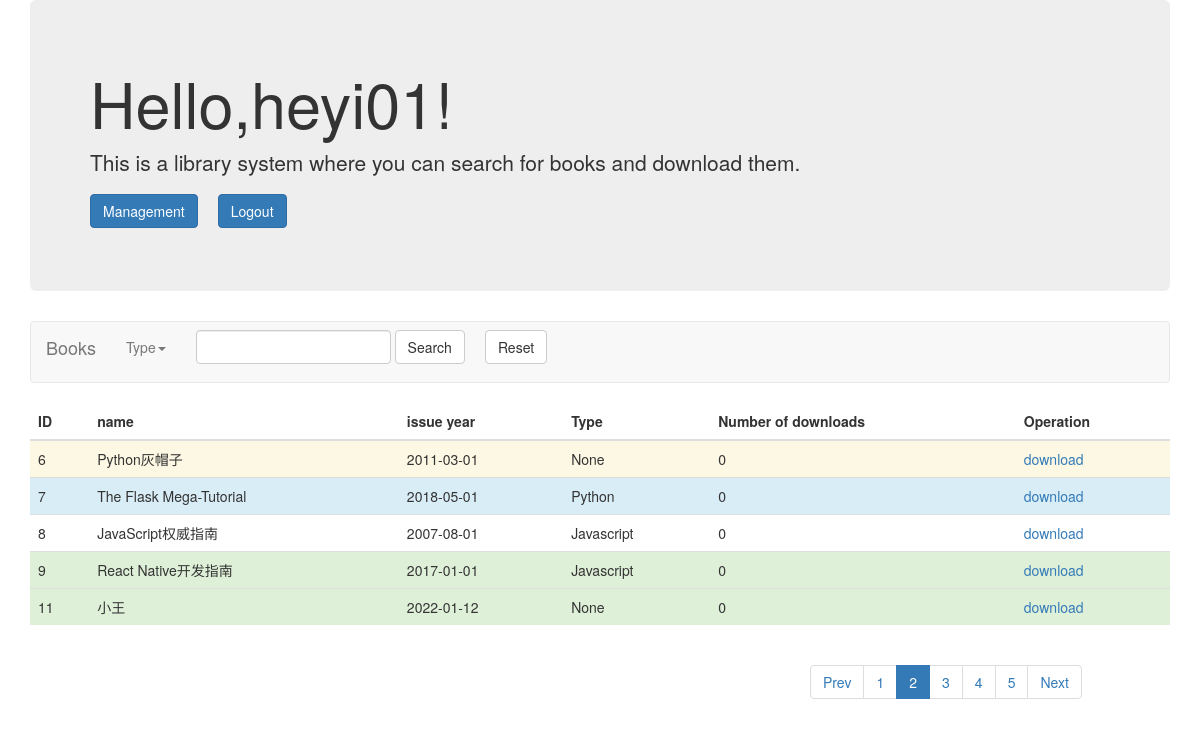
The page /home/page?number=2 (signed in) on the database its author committed.
### models.py (models this page shows, shortened)
class User(db.Model):
    username = db.Column(db.String(50),primary_key = True)
    hash_pwd = db.Column(db.String(100))
    salt = db.Column(db.String(100))
    group_id = db.Column(db.Integer)
    add_time = db.Column(db.String(50))

class Books(db.Model):
    id = db.Column(db.Integer,primary_key = True)
    book_name = db.Column(db.String(50))
    book_type = db.Column(db.String(50))
    book_introduction = db.Column(db.String(100))
    issue_year = db.Column(db.String(50))
    book_file_name = db.Column(db.String(50))
    add_book_time = db.Column(db.String(50))
    number_of_downloads = db.Column(db.Integer)

### app.py (the view)
@app.route("/home/page",methods = ['POST','GET'])
@login_required
@routing_permission_check
def home_page():
    number = request.args.get('number')
    try:
        number = int(number)
    except:
        return abort(404)
    else:
        form = SearchBookForms()
        if request.method =='GET':
            if number == 1:
                return redirect('home')
            username = session.get('user_id')
            dic1 = {'username':username,'active1':'','active2':'','active3':'','active4':'','active5':'','active_next':'','active_Prev':'','current_page_number':number}
            if 1<=number<=5:
                dic1['active'+str(number)] = 'active'
            elif number>5:
                dic1['active_next'] = 'active'
            offset_num = (int(number)-1)*5
            limit_num = 5
            book_info = Books.query.offset(offset_num).limit(limit_num).all()
            if len(book_info) ==0:
                book_info_list=[]
            else:
                book_info_list = []
                for i in book_info:
                    book_info_list.append(i.__dict__)
                for j in book_info_list:
                    del j['_sa_instance_state']
                    del j['add_book_time']
                    del j['book_file_name']
                style_list = ['success','info','warning','error','']
                for dict_data in book_info_list:
                    style_value = random.choice(style_list)
                    dict_data['style'] = style_value
            return render_template('home.html',form = form,dic1 = dic1,list1 = book_info_list)

### forms.py
class SearchBookForms(FlaskForm):
    book_name= StringField('book_name',validators = [DataRequired()])
    submit = SubmitField('submit')

### decorator.py (called while the page is built)
def login_required(func):
    @wraps(func)
    def inner(*args, **kwargs):
        user_id = session.get('user_id')
        if not user_id:
            return jsonify({'error':'User not logged in'}
                           )
        else:
            g.user_id = user_id
            return func(*args, **kwargs)
    return inner

### templates/home.html (shortened to what this page needs)
<!DOCTYPE html>
<html>
<head>
	<link rel="stylesheet" href="/static/css/bootstrap.min.css">
</head>
<body>
	<div class="container">
		<div class="row clearfix">
			<div class="col-md-12 column">
				<div class="jumbotron">
					<h1>
						Hello,{{ dic1['username'] }}!
					</h1>
					<p>
						This is a library system where you can search for books and download them.
					</p>
					<p>
						 <a class="btn btn-primary btn-large" href="/management/user">Management</a><a style="margin-left: 20px;" class="btn btn-primary btn-large" href="/logout">Logout</a>
					</p>
				</div>
				<nav  class="navbar navbar-default" role="navigation">
					<div class="navbar-header">
						 <a class="navbar-brand" href="#">Books</a>
					</div>
					<div class="collapse navbar-collapse" id="bs-example-navbar-collapse-1">
						<ul class="nav navbar-nav">
							<li class="dropdown">
								 <a href="#" class="dropdown-toggle" data-toggle="dropdown">Type<strong class="caret"></strong></a>
							</li>
						</ul>
						<form class="navbar-form navbar-left" role="search" action="/home/search/page?number=1" method="post" >
							<div class="form-group">
								<input type="text" class="form-control" name = "book_name" />
							</div> <button type="submit" class="btn btn-default">Search</button><a style="margin-left: 20px;" type="submit" class="btn btn-default" href="/home" >Reset</a>
						</form>
					</div>
				</nav>
				<table  class="table">
					<thead>
						<tr>
							<th>
								ID
							</th>
							<th>
								name
							</th>
							<th>
								issue year
							</th>
							<th>
								Type
							</th>
							<th>
								Number of downloads
							</th>
							<th>
								Operation
							</th>
						</tr>
					</thead>
					<tbody>
						{% for item in list1 %}
							<tr class="{{ item['style'] }}" >
								<td>
									{{ item['id'] }}
								</td>
								<td>
									{{ item['book_name'] }}
								</td>
								<td>
									{{ item['issue_year'] }}
								</td>
								<td>
									{{ item['book_type'] }}
								</td>
								<td>
									{{ item['number_of_downloads'] }}
								</td>
								<td>
									<a href="/book/download?code={{ item['id'] }}">download</a>
								</td>
							</tr>
						{% endfor %}
					</tbody>
				</table>
			</div>
		</div>
		<div class="row clearfix">
			<div class="col-md-2 column">
			</div>
			<div class="col-md-6 column">
			</div>
			<div class="col-md-4 column">
				<ul class="pagination">
					<li class="{{ dic1['active_Prev'] }}">
						{% if dic1['current_page_number'] <=2  %}
							<a href="/home">Prev</a>
						{% else %}
							<a href="/home/page?number={{ dic1['current_page_number']-1 }}">Prev</a>
						{% endif %}
				   	</li>
					<li class="{{ dic1['active1'] }}">
						 <a href="/home">1</a>
					</li>
					<li class="{{ dic1['active2'] }}">
						 <a href="/home/page?number=2">2</a>
					</li>
					<li class="{{ dic1['active3'] }}">
						 <a href="/home/page?number=3">3</a>
					</li>
					<li class="{{ dic1['active4'] }}">
						 <a href="/home/page?number=4">4</a>
					</li>
					<li class="{{ dic1['active5'] }}">
						 <a href="/home/page?number=5">5</a>
					</li>
					<li class="{{ dic1['active_next'] }}">
						 <a href="/home/page?number={{ dic1['current_page_number']+1 }}">Next</a>
					</li>
				</ul>
			</div>
		</div>
	</div>
</body>
</html>

### rows shown on the page
User: username "heyi01"
Books: id "6", book_name "Python灰帽子", issue_year "2011-03-01", book_type "None", number_of_downloads "0"
Books: id "7", book_name "The Flask Mega-Tutorial", issue_year "2018-05-01", book_type "Python", number_of_downloads "0"
Books: id "8", book_name "JavaScript权威指南", issue_year "2007-08-01", book_type "Javascript", number_of_downloads "0"
Books: id "9", book_name "React Native开发指南", issue_year "2017-01-01", book_type "Javascript", number_of_downloads "0"
Books: id "11", book_name "小王", issue_year "2022-01-12", book_type "None", number_of_downloads "0"
